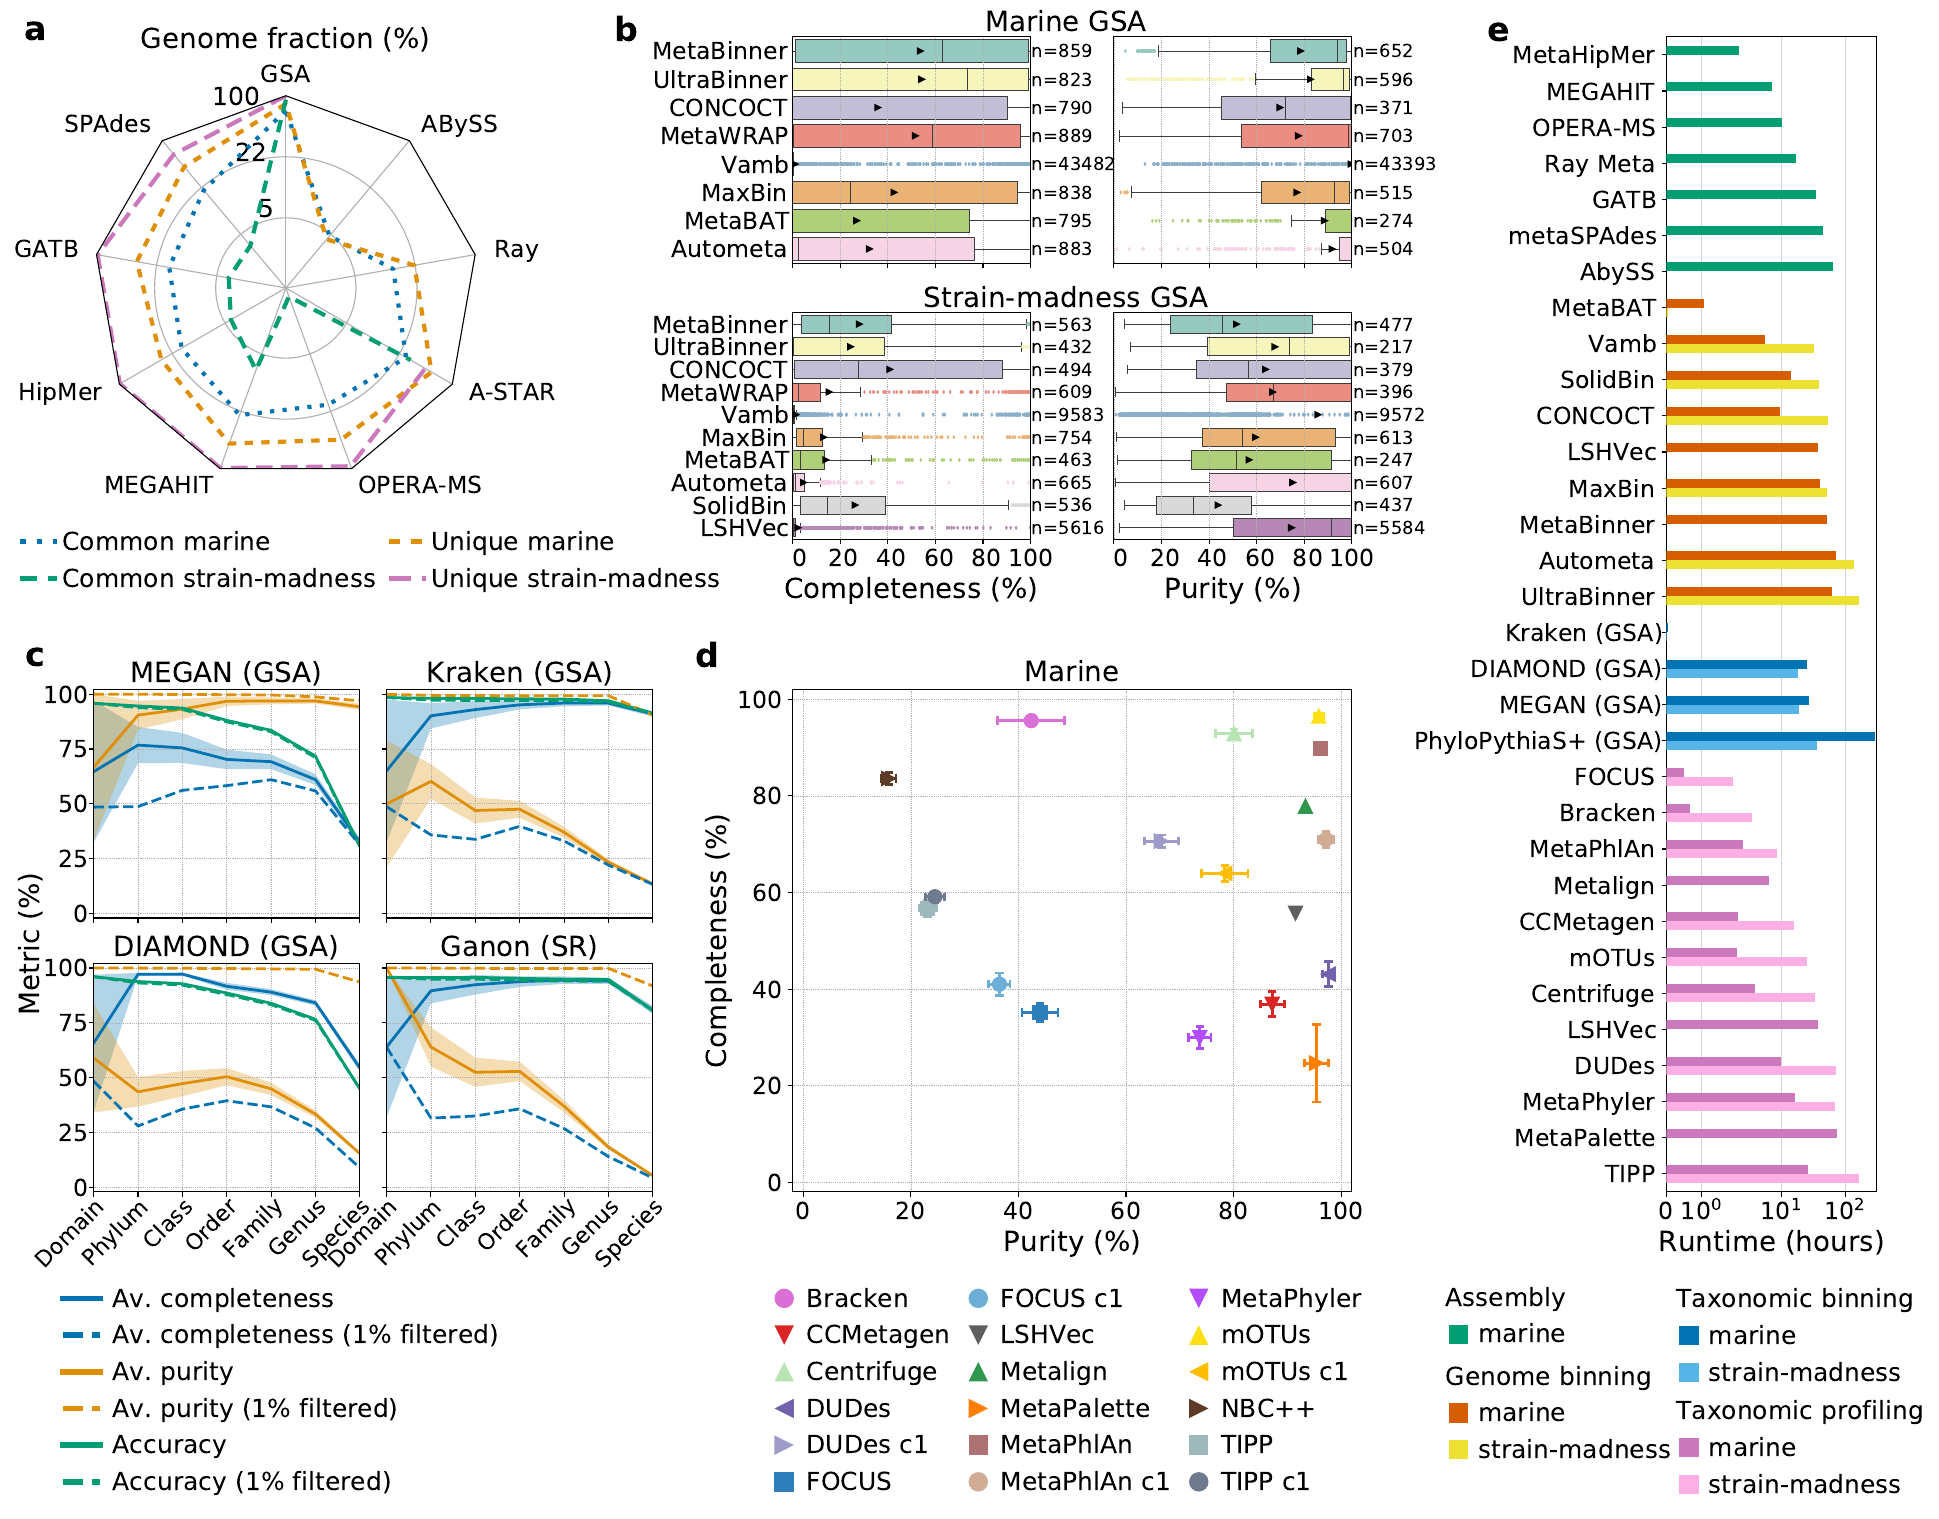

This figure's Python source:
import pandas as pd
import matplotlib
matplotlib.use('Agg')
import matplotlib.pyplot as plt
import matplotlib.gridspec as gridspec
import numpy as np
import assembly_radarplots
import genome_b_boxplots
import runtime
import profiling_scatter
import tax_b


fig = plt.figure(figsize=(23, 15))
outer = gridspec.GridSpec(2, 11, wspace=4, hspace=0.3)

inner = gridspec.GridSpecFromSubplotSpec(1, 1, subplot_spec=outer[0, 0:3])
theta = assembly_radarplots.radar_factory(9, frame='polygon')
ax = fig.add_subplot(inner[0], projection='radar')
assembly_radarplots.do_plot(ax, theta)
ax.set_ylabel('a', rotation='0', weight='bold', fontsize=24)
ax.yaxis.set_label_coords(-0.15, 1.125)

inner = gridspec.GridSpecFromSubplotSpec(2, 2, subplot_spec=outer[0, 4:8], wspace=0.35, hspace=0.22)
ax0 = fig.add_subplot(inner[0])
ax1 = fig.add_subplot(inner[1])
ax2 = fig.add_subplot(inner[2])
ax3 = fig.add_subplot(inner[3])
ax = np.array([[ax0, ax1], [ax2, ax3]])
genome_b_boxplots.main(ax)

inner = gridspec.GridSpecFromSubplotSpec(1, 1, subplot_spec=outer[0:, 9:])
ax = fig.add_subplot(inner[0])
runtime.doit(*runtime.format_pd(pd.read_csv(runtime.FILE, sep=',').fillna(''), 'Runtime (hours)'), ax)
ax.set_ylabel('e', rotation='0', weight='bold', fontsize=24)
ax.yaxis.set_label_coords(-0.8, 0.99)


inner = gridspec.GridSpecFromSubplotSpec(2, 2, subplot_spec=outer[1, 0:4], wspace=0.1, hspace=0.2)
ax0 = fig.add_subplot(inner[0])
ax1 = fig.add_subplot(inner[1])
ax2 = fig.add_subplot(inner[2])
ax3 = fig.add_subplot(inner[3])
ax = np.array([[ax0, ax1], [ax2, ax3]])
tax_b.main('mar', ax)
ax0.set_ylabel('c', rotation='0', weight='bold', fontsize=24)
ax0.yaxis.set_label_coords(-0.22, 1.07)

inner = gridspec.GridSpecFromSubplotSpec(1, 1, subplot_spec=outer[1, 4:8])
ax = fig.add_subplot(inner[0])
profiling_scatter.main(ax)
ax.annotate('d', xy=(-20, 1.044), fontsize=24, weight='bold', xycoords=ax.get_xaxis_transform())

fig.savefig('briefing.pdf', dpi=100, format='pdf', bbox_inches='tight')
